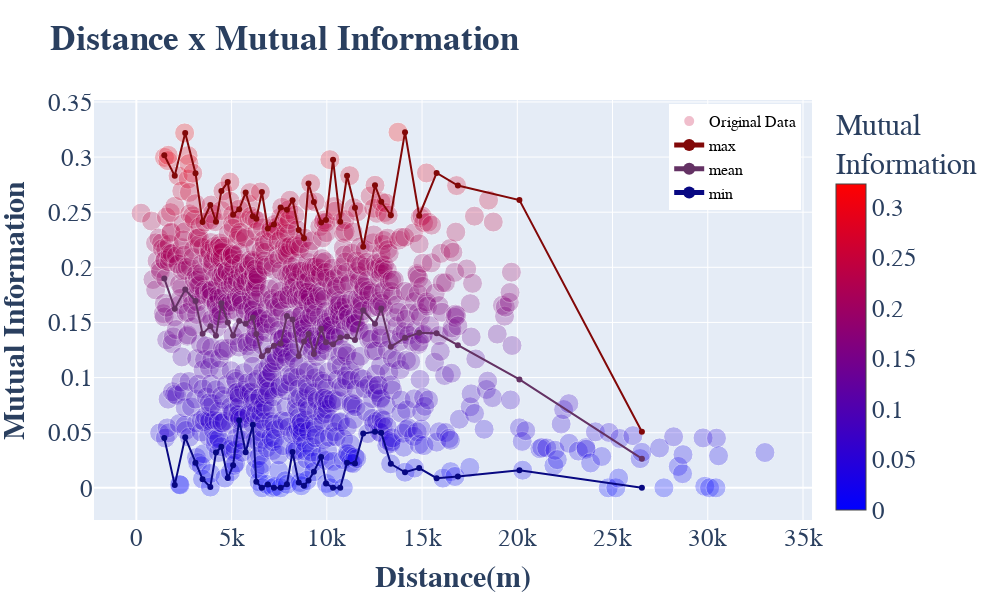

The cell this chart's notebook holds for it:
### Code cell
fig2 = go.Figure()
fig2.add_trace(go.Scatter(x=dist_versus_infmutua['dist'], y=dist_versus_infmutua['mutual_inf'],
                    mode='markers', name='Original Data',
                     hovertemplate =
                    '<i>Distance</i>: %{x}<br>'+
                    '<i>Max Corr</i>: %{y}<br>'+
                    '<i>Count</i>: %{marker.size:,}',
                    marker=dict(
                       opacity=0.25,
                       color=dist_versus_infmutua['mutual_inf'],
                       colorbar=dict(
                          title="Mutual<br>Information"
                       ),
                       size=dist_versus_infmutua['count'],
                       sizemode='area',
                       sizeref=2.*(dist_versus_infmutua['count'].max())/(20.**2),
                       sizemin=1,
                       colorscale="Bluered"
                    )))
fig2.update_layout(legend= {'itemsizing': 'constant'})

fig2.add_trace(go.Scatter(x=data1['medians'], y=data1['maxs'],
                    mode='lines+markers', name='max', line=dict(color='rgb(130,8,8)', width=2)))
fig2.add_trace(go.Scatter(x=data1['medians'], y=data1['means'],
                    mode='lines+markers', name='mean', line=dict(color='rgb(100,50,100)', width=2)))
fig2.add_trace(go.Scatter(x=data1['medians'], y=data1['mins'],
                    mode='lines+markers', name='min', line=dict(color='rgb(8,8,130)', width=2)))


# fig2.update_xaxes(type="log")
fig2.update_layout(
    title_text="<b>Distance x Mutual Information</b>",
    xaxis_title="<b>Distance(m)</b>",
    yaxis_title="<b>Mutual Information</b>",
    font=dict(
        family="Tahoma",
        size=25,
      #   color="RebeccaPurple"
    ),
    width=1000,
    height=600,
    legend=dict(
      yanchor="top",
      y=0.99,
      xanchor="left",
      x=0.8,
      font=dict(
          family="Tahoma",
          size=16,  # Ajuste o tamanho da fonte da legenda aqui
          color="black"
      )
    ),
    hovermode="closest"
   )

fig2.show()

### Figure 1 — Plotly figure (JSON) as saved in the notebook; plotly's stock layout.template omitted (floating-point values rounded to 4 significant figures; data arrays with more than 128 entries replaced by an {"elided": "..."} marker saying what was removed)
{"data": [{"hovertemplate": "<i>Distance</i>: %{x}<br><i>Max Corr</i>: %{y}<br><i>Count</i>: %{marker.size:,}", "marker": {"color": {"elided": "1081 float values"}, "colorbar": {"title": {"text": "Mutual<br>Information"}}, "colorscale": [[0, "rgb(0,0,255)"], [1, "rgb(255,0,0)"]], "opacity": 0.25, "size": {"elided": "1081 int values"}, "sizemin": 1, "sizemode": "area", "sizeref": 0.005}, "mode": "markers", "name": "Original Data", "type": "scatter", "x": {"elided": "1081 float values"}, "y": {"elided": "1081 float values"}}, {"line": {"color": "rgb(130,8,8)", "width": 2}, "mode": "lines+markers", "name": "max", "type": "scatter", "x": [1467.0, 2016.0, 2565.0, 3105.0, 3477.0, 3884.0, 4180.0, 4465.0, 4797.0, 5080.0, 5399.0, 5739.0, 6118.0, 6298.0, 6591.0, 6904.0, 7222.0, 7574.0, 7905.0, 8200.0, 8525.0, 8801.0, 9040.0, 9321.0, 9703.0, 9959.0, 10330.0, 10700.0, 11060.0, 11480.0, 11910.0, 12530.0, 12860.0, 13360.0, 14110.0, 14850.0, 15770.0, 16880.0, 20110.0, 26540.0], "y": [0.3016, 0.283, 0.3219, 0.2854, 0.2411, 0.2565, 0.2414, 0.2692, 0.2773, 0.2476, 0.2526, 0.2678, 0.2464, 0.2441, 0.2683, 0.2353, 0.2389, 0.2544, 0.2522, 0.2608, 0.2339, 0.2264, 0.276, 0.2593, 0.2408, 0.243, 0.2977, 0.2413, 0.2832, 0.254, 0.2186, 0.2744, 0.2595, 0.2472, 0.3226, 0.2468, 0.2856, 0.2741, 0.261, 0.05078]}, {"line": {"color": "rgb(100,50,100)", "width": 2}, "mode": "lines+markers", "name": "mean", "type": "scatter", "x": [1467.0, 2016.0, 2565.0, 3105.0, 3477.0, 3884.0, 4180.0, 4465.0, 4797.0, 5080.0, 5399.0, 5739.0, 6118.0, 6298.0, 6591.0, 6904.0, 7222.0, 7574.0, 7905.0, 8200.0, 8525.0, 8801.0, 9040.0, 9321.0, 9703.0, 9959.0, 10330.0, 10700.0, 11060.0, 11480.0, 11910.0, 12530.0, 12860.0, 13360.0, 14110.0, 14850.0, 15770.0, 16880.0, 20110.0, 26540.0], "y": [0.1899, 0.1624, 0.1799, 0.1693, 0.1397, 0.1466, 0.138, 0.1673, 0.1501, 0.138, 0.1514, 0.1488, 0.1545, 0.1395, 0.1192, 0.1245, 0.1288, 0.1309, 0.1559, 0.1528, 0.1196, 0.1327, 0.1396, 0.1215, 0.1442, 0.1319, 0.1302, 0.1363, 0.1372, 0.1341, 0.1611, 0.1488, 0.1626, 0.1281, 0.136, 0.1406, 0.1402, 0.1292, 0.09826, 0.02644]}, {"line": {"color": "rgb(8,8,130)", "width": 2}, "mode": "lines+markers", "name": "min", "type": "scatter", "x": [1467.0, 2016.0, 2565.0, 3105.0, 3477.0, 3884.0, 4180.0, 4465.0, 4797.0, 5080.0, 5399.0, 5739.0, 6118.0, 6298.0, 6591.0, 6904.0, 7222.0, 7574.0, 7905.0, 8200.0, 8525.0, 8801.0, 9040.0, 9321.0, 9703.0, 9959.0, 10330.0, 10700.0, 11060.0, 11480.0, 11910.0, 12530.0, 12860.0, 13360.0, 14110.0, 14850.0, 15770.0, 16880.0, 20110.0, 26540.0], "y": [0.0451, 0.002658, 0.04584, 0.02283, 0.00787, 0.0006761, 0.03198, 0.03725, 0.008871, 0.02039, 0.06135, 0.03229, 0.05723, 0.005458, 0, 0.0031, 0, 0, 0.003227, 0.0325, 0.004816, 0.001868, 0.006726, 0.01463, 0.02806, 0.003971, 0, 0, 0.02278, 0.02197, 0.04921, 0.05077, 0.05001, 0.02178, 0.01413, 0.0179, 0.008786, 0.01027, 0.01599, 0]}], "layout": {"font": {"family": "Tahoma", "size": 25}, "height": 600, "hovermode": "closest", "legend": {"font": {"color": "black", "family": "Tahoma", "size": 16}, "itemsizing": "constant", "x": 0.8, "xanchor": "left", "y": 0.99, "yanchor": "top"}, "title": {"text": "<b>Distance x Mutual Information</b>"}, "width": 1000, "xaxis": {"title": {"text": "<b>Distance(m)</b>"}}, "yaxis": {"title": {"text": "<b>Mutual Information</b>"}}}}
